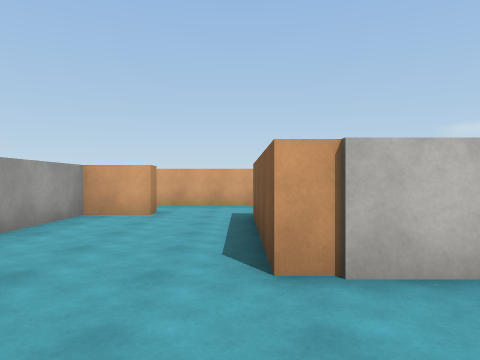
View 1 (above)

16 first-person views from a walk through a 3-D level made in the Unity game engine. The camera is 1.4 m above the floor, looks level and sees 70° across. The floor is counted in squares, 2 m on a side. Each view is taken from the middle of a square. On the plan, view 1 faces up. The plan holds only what a view shows up to about 11 squares ahead; the rest is blank. The place goes on beyond the plan. Surface patterns are stand-ins for the level's own textures.

View 2
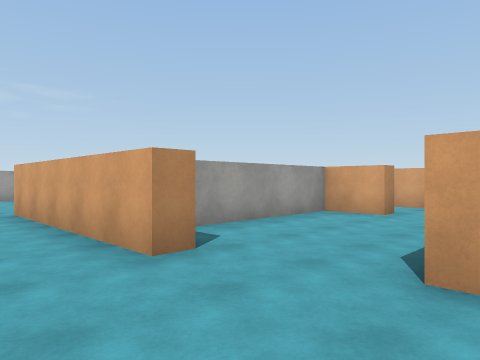

View 3
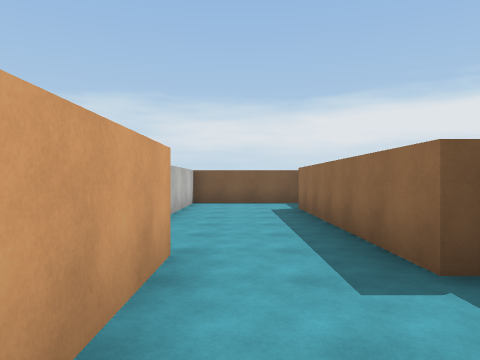

View 4
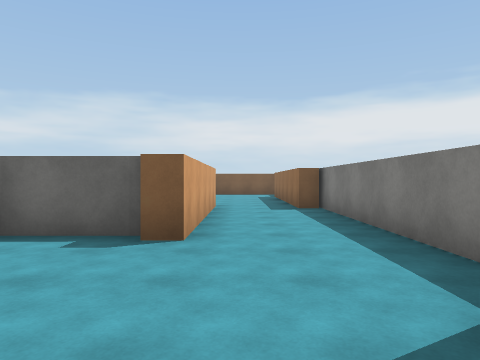

View 5
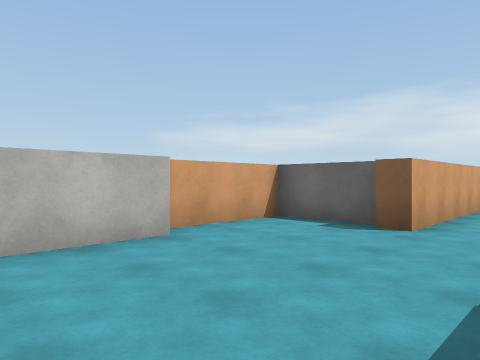

View 6
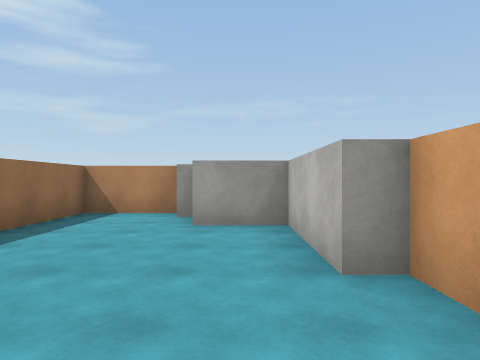

View 7
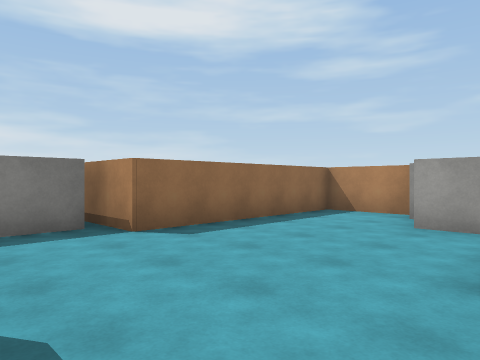

View 8
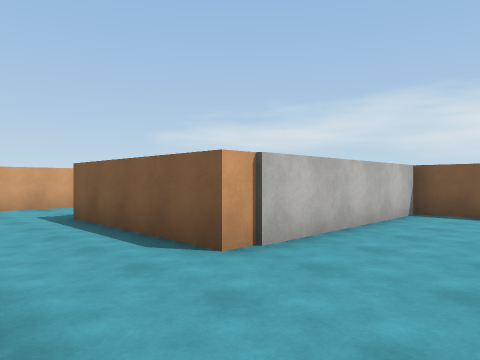

View 9
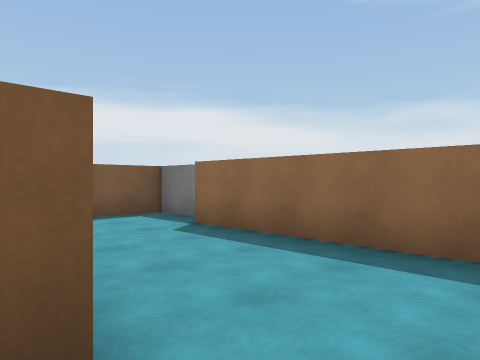

View 10
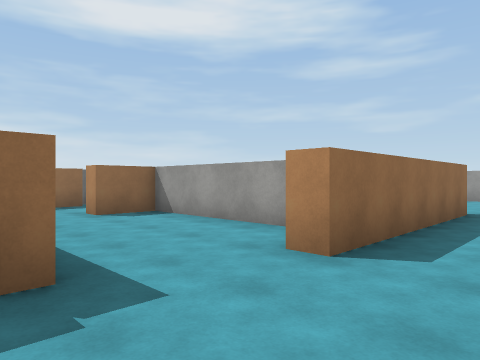

View 11
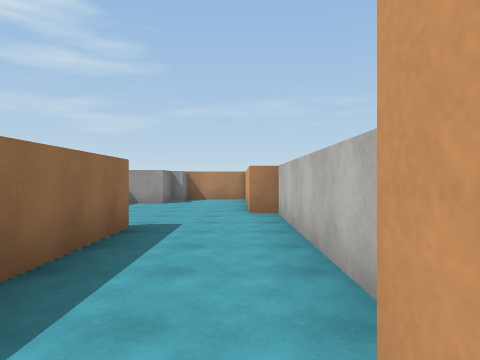

View 12
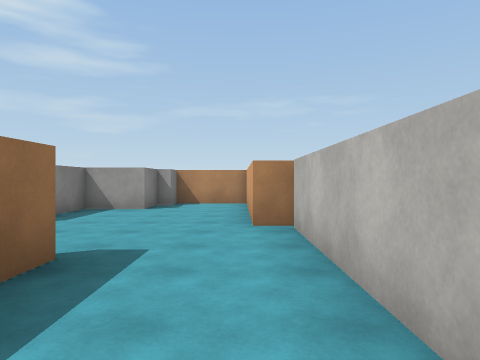

View 13
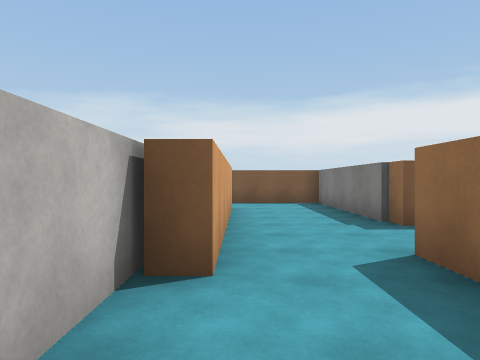

View 14
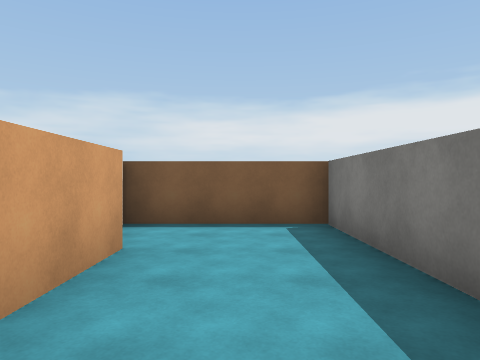

View 15
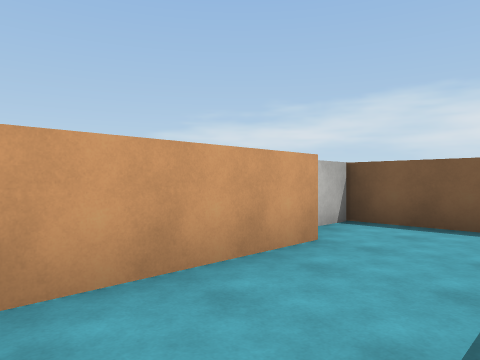

View 16
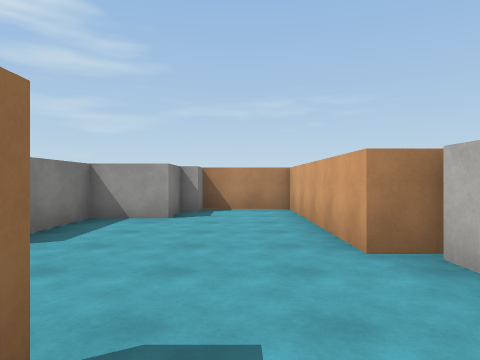

### Floor plan
Points are (right, up) in squares from view 1. A wall is a line through its corners. A room is listed if a view was taken in it or the views show most of it. See-through windows are left out.
Room 1 (views 1, 2, 9)
walls: (-1.5, -0.5) (3.5, -0.5); (4.2, -1) (5.5, -1) (5.5, 2.4) (0.3, 2.4) (0.3, 5.6); (-1.8, 6.9) (-3.1, 6.9) (-3.1, 2.2) (-1.8, 2.2) (-1.8, 1.6)
ways out: opening at (-1, 0.5) to room 2; opening at (-0.5, 6) to room 3
Room 2 (views 3, 4, 5, 6, 7, 8)
walls: (-9, -1) (-2.1, -1); (-6.7, 2.1) (-6.7, 4.2) (-9.5, 4.2) (-9.5, 3.7) (-12.3, 3.7) (-12.3, 3); (-14.3, 1.8) (-14.3, -0.3) (-9.3, -0.3) (-9.3, -1.5); (-2.5, -0.5) (-1.5, -0.5); (-1.8, 1.6) (-7, 1.6) (-7, 2.2)
ways out: opening at (-1, 0.5) to room 1
Room 3 (views 10, 11, 12, 13, 14, 15, 16)
walls: (-7.1, 7.4) (-1.8, 7.4) (-1.8, 6.9); (-2.1, 9.8) (-9.3, 9.8) (-9.3, 9.2) (-14.3, 9.2) (-14.3, 7.1) (-13.5, 7.1) (-13.5, 6.6) (-12.9, 6.6); (0.3, 5.6) (0.3, 6.6) (5.5, 6.6) (5.5, 9.8) (4.5, 9.8); (-12.3, 6.1) (-12.3, 5.3) (-10.4, 5.3); (3.5, 9.2) (-2.5, 9.2) (-2.5, 9.8)
ways out: opening at (-0.5, 6) to room 1

Where each view was taken, in squares from view 1:
view 1: 0 up, 0 right, facing up
view 2: 0 up, 1 right, facing up-left
view 3: 1 up, 5 left, facing right
view 4: 1 up, 11 left, facing right
view 5: 0 up, 12 left, facing up-right
view 6: 3 up, 7 left, facing left
view 7: 4 up, 7 left, facing down-left
view 8: 0 up, 2 left, facing up-right
view 9: 3 up, 1 left, facing down-right
view 10: 9 up, 1 right, facing down-left
view 11: 9 up, 2 left, facing left
view 12: 9 up, 4 left, facing left
view 13: 9 up, 5 left, facing right
view 14: 8 up, 0 right, facing right
view 15: 7 up, 0 right, facing up-right
view 16: 8 up, 6 left, facing left
